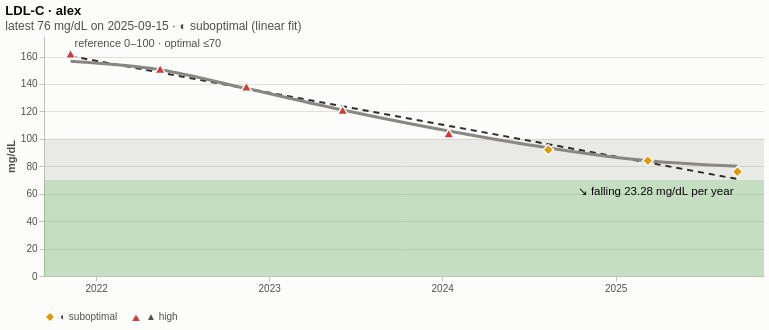

Here is the Vega-Lite specification saved for this chart:
### Vega-Lite specification from a JSON file in a GitHub repository (floating-point values rounded to 4 significant figures)
{"$schema": "https://vega.github.io/schema/vega-lite/v6.json", "title": {"text": "LDL-C · alex", "subtitle": "latest 76 mg/dL on 2025-09-15 · ◐ suboptimal (linear fit)"}, "description": "One marker's draws with a 3-draw rolling mean and a linear trend, slope in words.", "config": {"background": "#fcfcfb", "view": {"stroke": null}, "axis": {"labelColor": "#52514e", "titleColor": "#52514e", "gridColor": "#e1e0d9", "domainColor": "#c3c2b7", "tickColor": "#c3c2b7"}, "legend": {"labelColor": "#52514e", "orient": "bottom", "direction": "horizontal"}, "title": {"color": "#0b0b0b", "subtitleColor": "#52514e", "anchor": "start"}}, "width": 720, "height": 240, "data": {"values": [{"person": "alex", "marker": "ldl-c", "label": "LDL-C", "unit": "mg/dL", "date": "2021-11-08", "value": 162, "ref_low": 0, "ref_high": 100, "opt_low": null, "opt_high": 70, "flag": "high", "category": "lipids", "status": "high", "glyph": "▲", "status_label": "▲ high", "value_label": "162 mg/dL", "value_text": "162", "out": 1, "y_lo": 0, "y_hi": 175.0, "ref_y": 0, "ref_y2": 100, "opt_y": 0, "opt_y2": 70, "ref_label": "reference 0–100", "opt_label": "optimal ≤70", "band_note": "reference 0–100 · optimal ≤70", "x_lo": "2021-09-13", "x_hi": "2025-11-10", "roll": 156.5, "fit": 160.3, "slope_per_year": -23.28, "trend_label": "↘ falling 23.28 mg/dL per year"}, {"person": "alex", "marker": "ldl-c", "label": "LDL-C", "unit": "mg/dL", "date": "2022-05-16", "value": 151, "ref_low": 0, "ref_high": 100, "opt_low": null, "opt_high": 70, "flag": "high", "category": "lipids", "status": "high", "glyph": "▲", "status_label": "▲ high", "value_label": "151 mg/dL", "value_text": "151", "out": 1, "y_lo": 0, "y_hi": 175.0, "ref_y": 0, "ref_y2": 100, "opt_y": 0, "opt_y2": 70, "ref_label": "reference 0–100", "opt_label": "optimal ≤70", "band_note": "reference 0–100 · optimal ≤70", "x_lo": "2021-09-13", "x_hi": "2025-11-10", "roll": 150.3, "fit": 148.3, "slope_per_year": -23.28, "trend_label": "↘ falling 23.28 mg/dL per year"}, {"person": "alex", "marker": "ldl-c", "label": "LDL-C", "unit": "mg/dL", "date": "2022-11-14", "value": 138, "ref_low": 0, "ref_high": 100, "opt_low": null, "opt_high": 70, "flag": "high", "category": "lipids", "status": "high", "glyph": "▲", "status_label": "▲ high", "value_label": "138 mg/dL", "value_text": "138", "out": 1, "y_lo": 0, "y_hi": 175.0, "ref_y": 0, "ref_y2": 100, "opt_y": 0, "opt_y2": 70, "ref_label": "reference 0–100", "opt_label": "optimal ≤70", "band_note": "reference 0–100 · optimal ≤70", "x_lo": "2021-09-13", "x_hi": "2025-11-10", "roll": 136.7, "fit": 136.7, "slope_per_year": -23.28, "trend_label": "↘ falling 23.28 mg/dL per year"}, {"person": "alex", "marker": "ldl-c", "label": "LDL-C", "unit": "mg/dL", "date": "2023-06-05", "value": 121, "ref_low": 0, "ref_high": 100, "opt_low": null, "opt_high": 70, "flag": "high", "category": "lipids", "status": "high", "glyph": "▲", "status_label": "▲ high", "value_label": "121 mg/dL", "value_text": "121", "out": 1, "y_lo": 0, "y_hi": 175.0, "ref_y": 0, "ref_y2": 100, "opt_y": 0, "opt_y2": 70, "ref_label": "reference 0–100", "opt_label": "optimal ≤70", "band_note": "reference 0–100 · optimal ≤70", "x_lo": "2021-09-13", "x_hi": "2025-11-10", "roll": 121, "fit": 123.8, "slope_per_year": -23.28, "trend_label": "↘ falling 23.28 mg/dL per year"}, {"person": "alex", "marker": "ldl-c", "label": "LDL-C", "unit": "mg/dL", "date": "2024-01-15", "value": 104, "ref_low": 0, "ref_high": 100, "opt_low": null, "opt_high": 70, "flag": "high", "category": "lipids", "status": "high", "glyph": "▲", "status_label": "▲ high", "value_label": "104 mg/dL", "value_text": "104", "out": 1, "y_lo": 0, "y_hi": 175.0, "ref_y": 0, "ref_y2": 100, "opt_y": 0, "opt_y2": 70, "ref_label": "reference 0–100", "opt_label": "optimal ≤70", "band_note": "reference 0–100 · optimal ≤70", "x_lo": "2021-09-13", "x_hi": "2025-11-10", "roll": 105.7, "fit": 109.5, "slope_per_year": -23.28, "trend_label": "↘ falling 23.28 mg/dL per year"}, {"person": "alex", "marker": "ldl-c", "label": "LDL-C", "unit": "mg/dL", "date": "2024-08-12", "value": 92, "ref_low": 0, "ref_high": 100, "opt_low": null, "opt_high": 70, "flag": "normal", "category": "lipids", "status": "suboptimal", "glyph": "◐", "status_label": "◐ suboptimal", "value_label": "92 mg/dL", "value_text": "92", "out": 0, "y_lo": 0, "y_hi": 175.0, "ref_y": 0, "ref_y2": 100, "opt_y": 0, "opt_y2": 70, "ref_label": "reference 0–100", "opt_label": "optimal ≤70", "band_note": "reference 0–100 · optimal ≤70", "x_lo": "2021-09-13", "x_hi": "2025-11-10", "roll": 93.33, "fit": 96.09, "slope_per_year": -23.28, "trend_label": "↘ falling 23.28 mg/dL per year"}, {"person": "alex", "marker": "ldl-c", "label": "LDL-C", "unit": "mg/dL", "date": "2025-03-10", "value": 84, "ref_low": 0, "ref_high": 100, "opt_low": null, "opt_high": 70, "flag": "normal", "category": "lipids", "status": "suboptimal", "glyph": "◐", "status_label": "◐ suboptimal", "value_label": "84 mg/dL", "value_text": "84", "out": 0, "y_lo": 0, "y_hi": 175.0, "ref_y": 0, "ref_y2": 100, "opt_y": 0, "opt_y2": 70, "ref_label": "reference 0–100", "opt_label": "optimal ≤70", "band_note": "reference 0–100 · optimal ≤70", "x_lo": "2021-09-13", "x_hi": "2025-11-10", "roll": 84, "fit": 82.71, "slope_per_year": -23.28, "trend_label": "↘ falling 23.28 mg/dL per year"}, {"person": "alex", "marker": "ldl-c", "label": "LDL-C", "unit": "mg/dL", "date": "2025-09-15", "value": 76, "ref_low": 0, "ref_high": 100, "opt_low": null, "opt_high": 70, "flag": "normal", "category": "lipids", "status": "suboptimal", "glyph": "◐", "status_label": "◐ suboptimal", "value_label": "76 mg/dL", "value_text": "76", "out": 0, "y_lo": 0, "y_hi": 175.0, "ref_y": 0, "ref_y2": 100, "opt_y": 0, "opt_y2": 70, "ref_label": "reference 0–100", "opt_label": "optimal ≤70", "band_note": "reference 0–100 · optimal ≤70", "x_lo": "2021-09-13", "x_hi": "2025-11-10", "roll": 80, "fit": 70.67, "slope_per_year": -23.28, "trend_label": "↘ falling 23.28 mg/dL per year"}]}, "transform": [{"window": [{"op": "row_number", "as": "rn"}], "sort": [{"field": "date", "order": "descending"}], "groupby": ["marker", "person"]}, {"calculate": "datum.rn == 1 ? 1 : 0", "as": "latest"}], "layer": [{"name": "frame", "transform": [{"aggregate": [{"op": "min", "field": "x_lo", "as": "x0"}, {"op": "max", "field": "x_hi", "as": "x1"}, {"op": "min", "field": "y_lo", "as": "y0"}, {"op": "max", "field": "y_hi", "as": "y1"}]}], "mark": {"type": "rect", "opacity": 0}, "encoding": {"x": {"field": "x0", "type": "temporal"}, "x2": {"field": "x1"}, "y": {"field": "y0", "type": "quantitative", "scale": {"zero": false, "nice": false}}, "y2": {"field": "y1"}}}, {"name": "ref-band", "transform": [{"filter": "isValid(datum.ref_y) && isValid(datum.ref_y2)"}, {"aggregate": [{"op": "min", "field": "ref_y", "as": "band_y"}, {"op": "max", "field": "ref_y2", "as": "band_y2"}], "groupby": ["ref_label"]}], "mark": {"type": "rect", "opacity": 0.28, "color": "#b8b7ad"}, "encoding": {"y": {"field": "band_y", "type": "quantitative", "scale": {"zero": false, "nice": false}}, "y2": {"field": "band_y2"}, "tooltip": [{"field": "ref_label", "title": "range"}]}}, {"name": "opt-band", "transform": [{"filter": "isValid(datum.opt_y) && isValid(datum.opt_y2)"}, {"aggregate": [{"op": "min", "field": "opt_y", "as": "band_y"}, {"op": "max", "field": "opt_y2", "as": "band_y2"}], "groupby": ["opt_label"]}], "mark": {"type": "rect", "opacity": 0.16, "color": "#0ca30c"}, "encoding": {"y": {"field": "band_y", "type": "quantitative", "scale": {"zero": false, "nice": false}}, "y2": {"field": "band_y2"}, "tooltip": [{"field": "opt_label", "title": "range"}]}}, {"name": "band-note", "transform": [{"aggregate": [{"op": "min", "field": "date", "as": "note_x"}, {"op": "max", "field": "y_hi", "as": "note_y"}], "groupby": ["band_note"]}, {"filter": "datum.band_note != ''"}], "mark": {"type": "text", "align": "left", "baseline": "top", "dx": 4, "dy": 2, "fontSize": 11, "color": "#52514e"}, "encoding": {"x": {"field": "note_x", "type": "temporal"}, "y": {"field": "note_y", "type": "quantitative", "scale": {"zero": false, "nice": false}}, "text": {"field": "band_note"}}}, {"name": "fit", "transform": [{"filter": "isValid(datum.fit)"}], "mark": {"type": "line", "strokeWidth": 2, "color": "#0b0b0b", "opacity": 0.85, "strokeDash": [6, 5]}, "encoding": {"x": {"field": "date", "type": "temporal", "title": null, "axis": {"format": "%Y", "tickCount": 6, "grid": false}}, "y": {"field": "fit", "type": "quantitative", "title": "mg/dL", "scale": {"zero": false, "nice": false}}}}, {"name": "roll", "mark": {"type": "line", "strokeWidth": 3, "color": "#898781", "interpolate": "monotone"}, "encoding": {"x": {"field": "date", "type": "temporal", "title": null, "axis": {"format": "%Y", "tickCount": 6, "grid": false}}, "y": {"field": "roll", "type": "quantitative", "scale": {"zero": false, "nice": false}}}}, {"name": "draws", "mark": {"type": "point", "filled": true, "size": 110, "opacity": 1, "stroke": "#fcfcfb", "strokeWidth": 1.5}, "encoding": {"x": {"field": "date", "type": "temporal", "title": null, "axis": {"format": "%Y", "tickCount": 6, "grid": false}}, "y": {"field": "value", "type": "quantitative", "scale": {"zero": false, "nice": false}}, "color": {"field": "status_label", "type": "nominal", "scale": {"domain": ["◐ suboptimal", "▲ high"], "range": ["#e09a00", "#d03b3b"]}, "legend": {"title": null}}, "shape": {"field": "status_label", "type": "nominal", "scale": {"domain": ["◐ suboptimal", "▲ high"], "range": ["diamond", "triangle-up"]}, "legend": {"title": null}}, "tooltip": [{"field": "date", "type": "temporal", "format": "%Y-%m-%d"}, {"field": "value_label", "title": "value"}, {"field": "status_label", "title": "status"}, {"field": "roll", "title": "3-draw mean"}, {"field": "fit", "title": "trend line"}]}}, {"name": "trend-label", "transform": [{"filter": "datum.latest == 1"}], "mark": {"type": "text", "align": "right", "baseline": "top", "dx": -4, "dy": 14, "fontSize": 11.5, "color": "#0b0b0b"}, "encoding": {"x": {"field": "date", "type": "temporal", "title": null, "axis": {"format": "%Y", "tickCount": 6, "grid": false}}, "y": {"field": "value", "type": "quantitative", "scale": {"zero": false, "nice": false}}, "text": {"field": "trend_label"}}}]}
